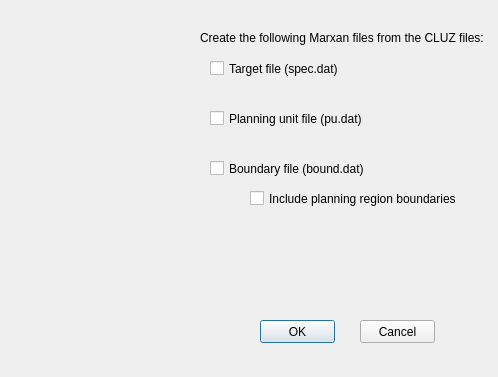
<?xml version="1.0" encoding="UTF-8"?>
<ui version="4.0">
 <class>inputsDialog</class>
 <widget class="QDialog" name="inputsDialog">
  <property name="windowModality">
   <enum>Qt::ApplicationModal</enum>
  </property>
  <property name="geometry">
   <rect>
    <x>0</x>
    <y>0</y>
    <width>498</width>
    <height>377</height>
   </rect>
  </property>
  <property name="windowTitle">
   <string>Create Marxan files</string>
  </property>
  <widget class="QCheckBox" name="targetBox">
   <property name="geometry">
    <rect>
     <x>210</x>
     <y>60</y>
     <width>141</width>
     <height>17</height>
    </rect>
   </property>
   <property name="text">
    <string>Target file (spec.dat)</string>
   </property>
  </widget>
  <widget class="QCheckBox" name="puBox">
   <property name="geometry">
    <rect>
     <x>210</x>
     <y>110</y>
     <width>161</width>
     <height>17</height>
    </rect>
   </property>
   <property name="text">
    <string>Planning unit file (pu.dat)</string>
   </property>
  </widget>
  <widget class="QLabel" name="inputsLabel">
   <property name="geometry">
    <rect>
     <x>200</x>
     <y>30</y>
     <width>301</width>
     <height>16</height>
    </rect>
   </property>
   <property name="text">
    <string>Create the following Marxan files from the CLUZ files:</string>
   </property>
  </widget>
  <widget class="QCheckBox" name="boundBox">
   <property name="geometry">
    <rect>
     <x>210</x>
     <y>160</y>
     <width>161</width>
     <height>17</height>
    </rect>
   </property>
   <property name="text">
    <string>Boundary file (bound.dat)</string>
   </property>
  </widget>
  <widget class="QCheckBox" name="boundextBox">
   <property name="geometry">
    <rect>
     <x>250</x>
     <y>190</y>
     <width>281</width>
     <height>17</height>
    </rect>
   </property>
   <property name="text">
    <string>Include planning region boundaries</string>
   </property>
  </widget>
  <widget class="QPushButton" name="okButton">
   <property name="geometry">
    <rect>
     <x>260</x>
     <y>320</y>
     <width>75</width>
     <height>23</height>
    </rect>
   </property>
   <property name="text">
    <string>OK</string>
   </property>
  </widget>
  <widget class="QPushButton" name="cancelButton">
   <property name="geometry">
    <rect>
     <x>360</x>
     <y>320</y>
     <width>75</width>
     <height>23</height>
    </rect>
   </property>
   <property name="text">
    <string>Cancel</string>
   </property>
  </widget>
  <widget class="QLabel" name="sponsorLabel">
   <property name="geometry">
    <rect>
     <x>20</x>
     <y>10</y>
     <width>151</width>
     <height>351</height>
    </rect>
   </property>
   <property name="text">
    <string/>
   </property>
   <property name="pixmap">
    <pixmap resource="resources.qrc">:/plugins/Cluz/icons/icons/marxan_logo.png</pixmap>
   </property>
  </widget>
 </widget>
 <resources>
  <include location="resources.qrc"/>
 </resources>
 <connections>
  <connection>
   <sender>cancelButton</sender>
   <signal>clicked()</signal>
   <receiver>inputsDialog</receiver>
   <slot>close()</slot>
   <hints>
    <hint type="sourcelabel">
     <x>237</x>
     <y>263</y>
    </hint>
    <hint type="destinationlabel">
     <x>336</x>
     <y>248</y>
    </hint>
   </hints>
  </connection>
  <connection>
   <sender>boundBox</sender>
   <signal>clicked(bool)</signal>
   <receiver>boundextBox</receiver>
   <slot>setEnabled(bool)</slot>
   <hints>
    <hint type="sourcelabel">
     <x>89</x>
     <y>155</y>
    </hint>
    <hint type="destinationlabel">
     <x>119</x>
     <y>190</y>
    </hint>
   </hints>
  </connection>
 </connections>
</ui>
